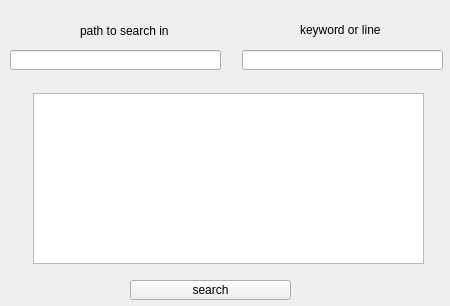
<?xml version="1.0" encoding="UTF-8"?>
<ui version="4.0">
 <class>MainWindow</class>
 <widget class="QMainWindow" name="MainWindow">
  <property name="geometry">
   <rect>
    <x>0</x>
    <y>0</y>
    <width>450</width>
    <height>306</height>
   </rect>
  </property>
  <property name="windowTitle">
   <string>MainWindow</string>
  </property>
  <widget class="QWidget" name="centralwidget">
   <widget class="QLabel" name="label">
    <property name="geometry">
     <rect>
      <x>80</x>
      <y>20</y>
      <width>91</width>
      <height>21</height>
     </rect>
    </property>
    <property name="text">
     <string>path to search in</string>
    </property>
   </widget>
   <widget class="QLineEdit" name="path">
    <property name="geometry">
     <rect>
      <x>10</x>
      <y>50</y>
      <width>211</width>
      <height>20</height>
     </rect>
    </property>
   </widget>
   <widget class="QLabel" name="label_2">
    <property name="geometry">
     <rect>
      <x>300</x>
      <y>20</y>
      <width>111</width>
      <height>20</height>
     </rect>
    </property>
    <property name="text">
     <string>keyword or line</string>
    </property>
   </widget>
   <widget class="QLineEdit" name="keyword">
    <property name="geometry">
     <rect>
      <x>242</x>
      <y>50</y>
      <width>201</width>
      <height>20</height>
     </rect>
    </property>
   </widget>
   <widget class="QPushButton" name="search">
    <property name="geometry">
     <rect>
      <x>130</x>
      <y>280</y>
      <width>161</width>
      <height>20</height>
     </rect>
    </property>
    <property name="text">
     <string>search</string>
    </property>
   </widget>
   <widget class="QTextEdit" name="result">
    <property name="geometry">
     <rect>
      <x>33</x>
      <y>93</y>
      <width>391</width>
      <height>171</height>
     </rect>
    </property>
    <property name="readOnly">
     <bool>true</bool>
    </property>
   </widget>
  </widget>
 </widget>
 <resources/>
 <connections/>
</ui>
